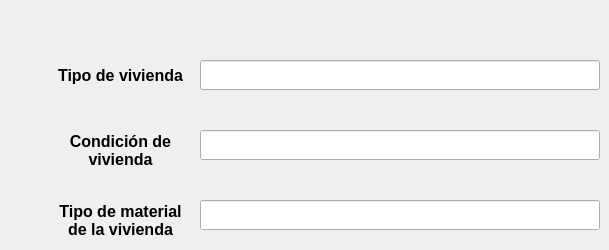
      <widget class="QWidget" name="tab">
       <attribute name="icon">
        <iconset resource="../icons/resources_ui.qrc">
         <normaloff>:/icons/vivienda_w.png</normaloff>
         <normalon>:/icons/vivienda_b.png</normalon>:/icons/vivienda_w.png</iconset>
       </attribute>
       <attribute name="title">
        <string>Datos de Vivienda</string>
       </attribute>
       <widget class="QLineEdit" name="lneTipo_vivienda">
        <property name="geometry">
         <rect>
          <x>200</x>
          <y>60</y>
          <width>400</width>
          <height>30</height>
         </rect>
        </property>
        <property name="minimumSize">
         <size>
          <width>350</width>
          <height>30</height>
         </size>
        </property>
        <property name="maximumSize">
         <size>
          <width>400</width>
          <height>30</height>
         </size>
        </property>
        <property name="font">
         <font>
          <family>Segoe UI</family>
          <pointsize>13</pointsize>
         </font>
        </property>
        <property name="cursor">
         <cursorShape>IBeamCursor</cursorShape>
        </property>
        <property name="styleSheet">
         <string notr="true"/>
        </property>
        <property name="text">
         <string/>
        </property>
        <property name="maxLength">
         <number>50</number>
        </property>
        <property name="alignment">
         <set>Qt::AlignmentFlag::AlignLeading|Qt::AlignmentFlag::AlignLeft|Qt::AlignmentFlag::AlignVCenter</set>
        </property>
        <property name="placeholderText">
         <string/>
        </property>
       </widget>
       <widget class="QLabel" name="lblStudent_apellido_2">
        <property name="geometry">
         <rect>
          <x>50</x>
          <y>60</y>
          <width>141</width>
          <height>30</height>
         </rect>
        </property>
        <property name="minimumSize">
         <size>
          <width>0</width>
          <height>30</height>
         </size>
        </property>
        <property name="maximumSize">
         <size>
          <width>16777215</width>
          <height>30</height>
         </size>
        </property>
        <property name="font">
         <font>
          <family>Segoe UI</family>
          <pointsize>12</pointsize>
          <bold>true</bold>
         </font>
        </property>
        <property name="styleSheet">
         <string notr="true">background-color: transparent;</string>
        </property>
        <property name="text">
         <string>Tipo de vivienda</string>
        </property>
        <property name="alignment">
         <set>Qt::AlignmentFlag::AlignCenter</set>
        </property>
       </widget>
       <widget class="QLabel" name="lblStudent_apellido_3">
        <property name="geometry">
         <rect>
          <x>50</x>
          <y>130</y>
          <width>141</width>
          <height>41</height>
         </rect>
        </property>
        <property name="minimumSize">
         <size>
          <width>0</width>
          <height>30</height>
         </size>
        </property>
        <property name="maximumSize">
         <size>
          <width>16777215</width>
          <height>50</height>
         </size>
        </property>
        <property name="font">
         <font>
          <family>Segoe UI</family>
          <pointsize>12</pointsize>
          <bold>true</bold>
         </font>
        </property>
        <property name="styleSheet">
         <string notr="true">background-color: transparent;</string>
        </property>
        <property name="text">
         <string>Condición de vivienda</string>
        </property>
        <property name="alignment">
         <set>Qt::AlignmentFlag::AlignCenter</set>
        </property>
        <property name="wordWrap">
         <bool>true</bool>
        </property>
       </widget>
       <widget class="QLineEdit" name="lneCondicion_vivienda">
        <property name="geometry">
         <rect>
          <x>200</x>
          <y>130</y>
          <width>400</width>
          <height>30</height>
         </rect>
        </property>
        <property name="minimumSize">
         <size>
          <width>350</width>
          <height>30</height>
         </size>
        </property>
        <property name="maximumSize">
         <size>
          <width>400</width>
          <height>30</height>
         </size>
        </property>
        <property name="font">
         <font>
          <family>Segoe UI</family>
          <pointsize>13</pointsize>
         </font>
        </property>
        <property name="cursor">
         <cursorShape>IBeamCursor</cursorShape>
        </property>
        <property name="styleSheet">
         <string notr="true"/>
        </property>
        <property name="text">
         <string/>
        </property>
        <property name="maxLength">
         <number>50</number>
        </property>
        <property name="alignment">
         <set>Qt::AlignmentFlag::AlignLeading|Qt::AlignmentFlag::AlignLeft|Qt::AlignmentFlag::AlignVCenter</set>
        </property>
        <property name="placeholderText">
         <string/>
        </property>
       </widget>
       <widget class="QLineEdit" name="lneMaterial_vivienda">
        <property name="geometry">
         <rect>
          <x>200</x>
          <y>200</y>
          <width>400</width>
          <height>30</height>
         </rect>
        </property>
        <property name="minimumSize">
         <size>
          <width>350</width>
          <height>30</height>
         </size>
        </property>
        <property name="maximumSize">
         <size>
          <width>400</width>
          <height>30</height>
         </size>
        </property>
        <property name="font">
         <font>
          <family>Segoe UI</family>
          <pointsize>13</pointsize>
         </font>
        </property>
        <property name="cursor">
         <cursorShape>IBeamCursor</cursorShape>
        </property>
        <property name="styleSheet">
         <string notr="true"/>
        </property>
        <property name="text">
         <string/>
        </property>
        <property name="maxLength">
         <number>50</number>
        </property>
        <property name="alignment">
         <set>Qt::AlignmentFlag::AlignLeading|Qt::AlignmentFlag::AlignLeft|Qt::AlignmentFlag::AlignVCenter</set>
        </property>
        <property name="placeholderText">
         <string/>
        </property>
       </widget>
       <widget class="QLabel" name="lblStudent_apellido_4">
        <property name="geometry">
         <rect>
          <x>50</x>
          <y>200</y>
          <width>141</width>
          <height>41</height>
         </rect>
        </property>
        <property name="minimumSize">
         <size>
          <width>0</width>
          <height>30</height>
         </size>
        </property>
        <property name="maximumSize">
         <size>
          <width>16777215</width>
          <height>50</height>
         </size>
        </property>
        <property name="font">
         <font>
          <family>Segoe UI</family>
          <pointsize>12</pointsize>
          <bold>true</bold>
         </font>
        </property>
        <property name="styleSheet">
         <string notr="true">background-color: transparent;</string>
        </property>
        <property name="text">
         <string>Tipo de material de la vivienda</string>
        </property>
        <property name="alignment">
         <set>Qt::AlignmentFlag::AlignCenter</set>
        </property>
        <property name="wordWrap">
         <bool>true</bool>
        </property>
       </widget>
      </widget>
